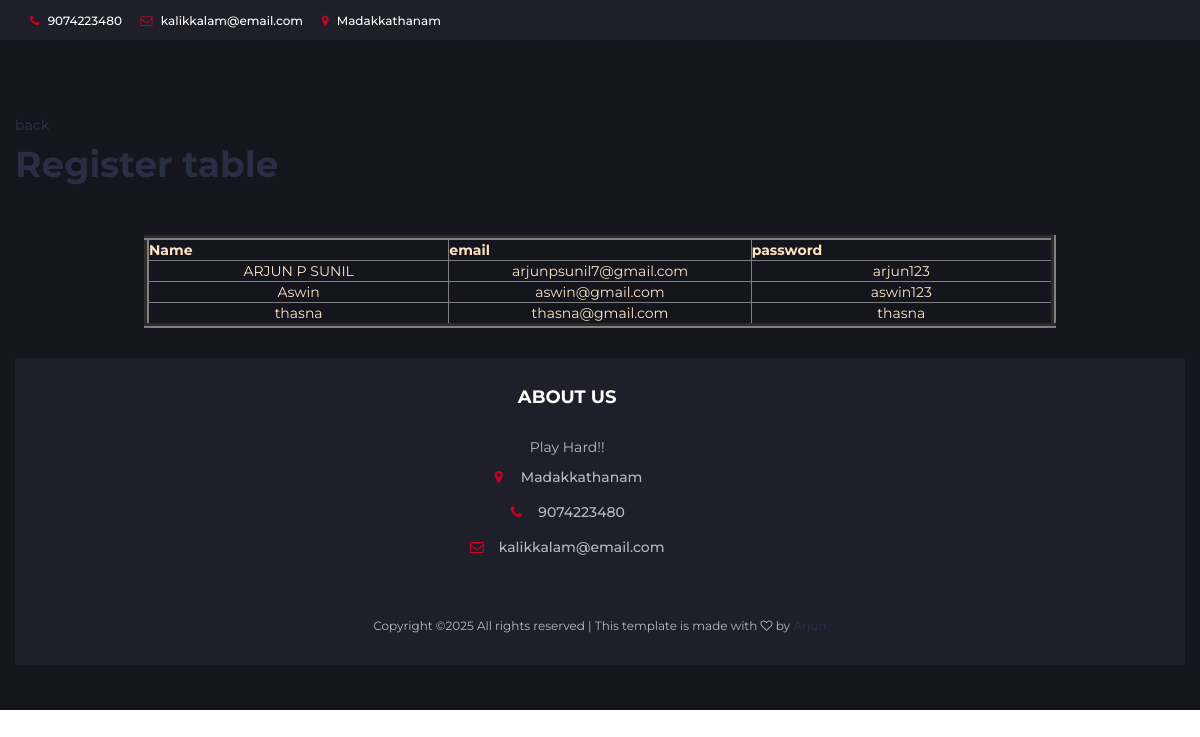
The page /registertable on the database its author committed.
### app/models.py (models this page shows)
class Register(models.Model):
    name=models.CharField(max_length=20)
    email=models.EmailField(max_length=20)
    password=models.CharField(max_length=20)

### userapp/views.py (the view)
# urls.py: path('registertable',views.registertable,name='registertable'),
def registertable(request):
    data=Register.objects.all()
    return render(request,'registertable.html',{'data':data})

### userapp/templates/registertable.html
{% extends 'addlocation.html' %}
{% block contents %}
<br>
<a href="{% url 'userhome' %}"><p>back</p></a>
<h1>Register table</h1>
<br><br>
<table border="5" style="color: bisque;" align="center"><tr>
    <th style="width: 8cm;">Name</th>
    <th style="width: 8cm;">email</th>
    <th style="width: 8cm;">password</th>
</tr>
{% for i in data %}
    <tr style="text-align: center;">
        <td>{{i.name}}</td>
        <td>{{i.email}}</td>
        <td>{{i.password}}</td>
    </tr>
    {% endfor %}
</table>
{% endblock %}

### userapp/static/css/style.css (style rules this page uses)
body { font-family: 'Montserrat', sans-serif; font-weight: 400; color: #333; }
h1, h2, h3, h4, h5, h6 { color: #2B2D42; font-weight: 700; margin: 0 0 10px; }
a { color: #2B2D42; font-weight: 500; -webkit-transition: 0.2s color; transition: 0.2s color; }

### rows shown on the page
Register: name "ARJUN P SUNIL", email "arjunpsunil7@gmail.com", password "arjun123"
Register: name "Aswin", email "aswin@gmail.com", password "aswin123"
Register: name "thasna", email "thasna@gmail.com", password "thasna"
